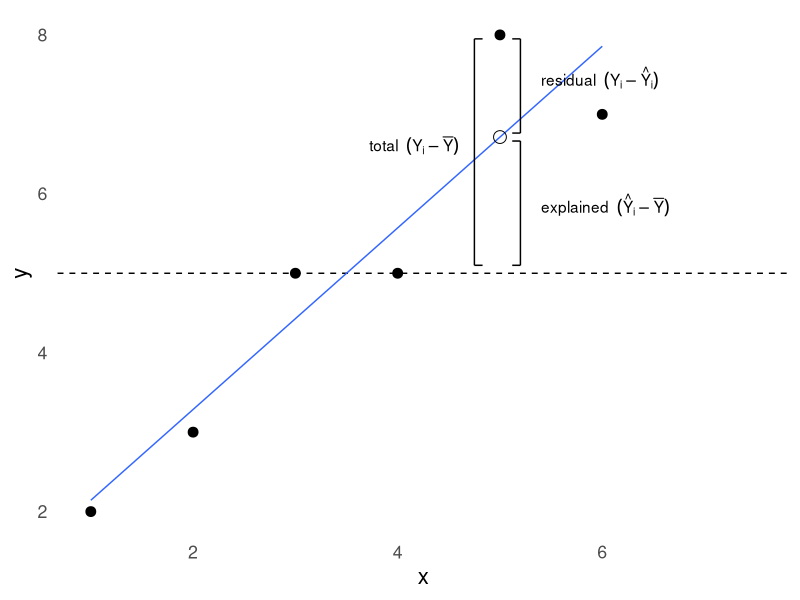

Reproduce this figure in R.
## ---- chunk 1

library(data.table)
library(ggplot2)

vbracket <- function(x, ymin, ymax, side = "left", width = 0.08) {
  
  direction <- ifelse(side == "left", 1, -1)
  
  list(
    annotate(
      "segment",
      x = x, xend = x,
      y = ymin, yend = ymax
    ),
    annotate(
      "segment",
      x = x, xend = x + direction * width,
      y = ymin, yend = ymin
    ),
    annotate(
      "segment",
      x = x, xend = x + direction * width,
      y = ymax, yend = ymax
    )
  )
}

dd <- data.table(
  x = c(1, 2, 3, 4, 5, 6),
  y = c(2, 3, 5, 5, 8, 7)
)

fit <- lm(y ~ x, data = dd)

dd[, yhat := predict(fit)]
ybar <- mean(dd$y)

# Observation to highlight
i <- 5
p <- dd[i]

ggplot(dd, aes(x = x, y = y)) +
  geom_point(size = 3) +
  
  geom_hline(
    yintercept = ybar,
    linetype = 2
  ) +
  
  geom_smooth(
    method = "lm",
    se = FALSE,
    linewidth = 0.5
  ) +
  
  # fitted value for selected observation
  geom_point(
    data = p,
    aes(y = yhat),
    shape = 1,
    size = 4
  ) +
  
  # Total
  vbracket(
    x = p$x - 0.25,
    ymin = ybar + 0.1,
    ymax = p$y - 0.05,
    side = "left"
  ) +
  
  # Explained
  vbracket(
    x = p$x + 0.2,
    ymin = ybar + 0.1,
    ymax = p$yhat - 0.05,
    side = "right"
  ) +
  
  # Residual
  vbracket(
    x = p$x + 0.2,
    ymin = p$yhat + 0.05,
    ymax = p$y - 0.05,
    side = "right"
  ) +
  
  annotate(
    "text",
    x = p$x - 0.4,
    y = (ybar + p$y) / 2 + 0.1,
    label = "total~~(Y[i] - bar(Y))",
    parse = TRUE, 
    hjust = 1
  ) +
  
  annotate(
    "text",
    x = p$x + 0.4,
    y = (ybar + p$yhat) / 2,
    label = "explained~~(hat(Y)[i] - bar(Y))",
    parse = TRUE,
    hjust = 0
  ) +
  
  annotate(
    "text",
    x = p$x + 0.4,
    y = (p$yhat + p$y) / 2 + 0.1,
    label = "residual~~(Y[i] - hat(Y)[i])",
    parse = TRUE,
    hjust = 0
  ) +
  
  theme_minimal(
    base_size = 16,
  ) +
  theme(
    panel.grid = element_blank()
  ) +
  coord_cartesian(
    xlim = c(1, 7.5)
  )
